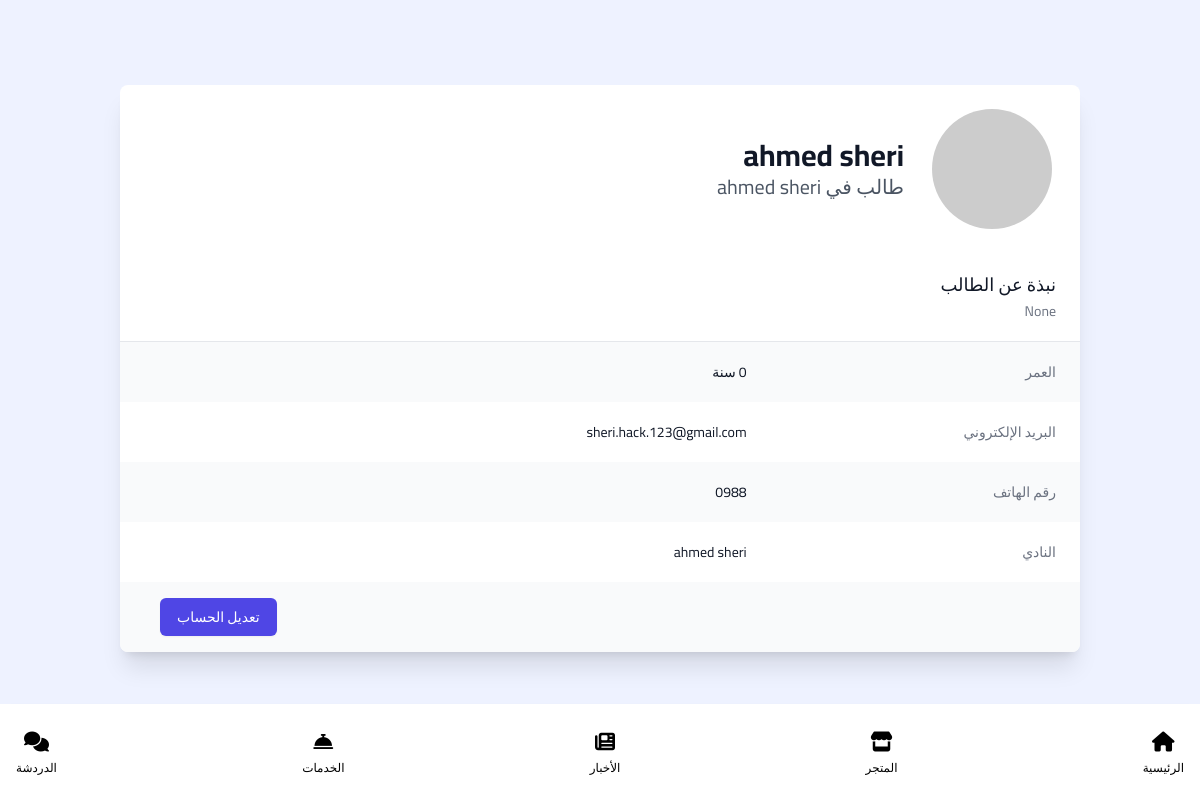
The app's page /Profile/7 (signed in), older data.
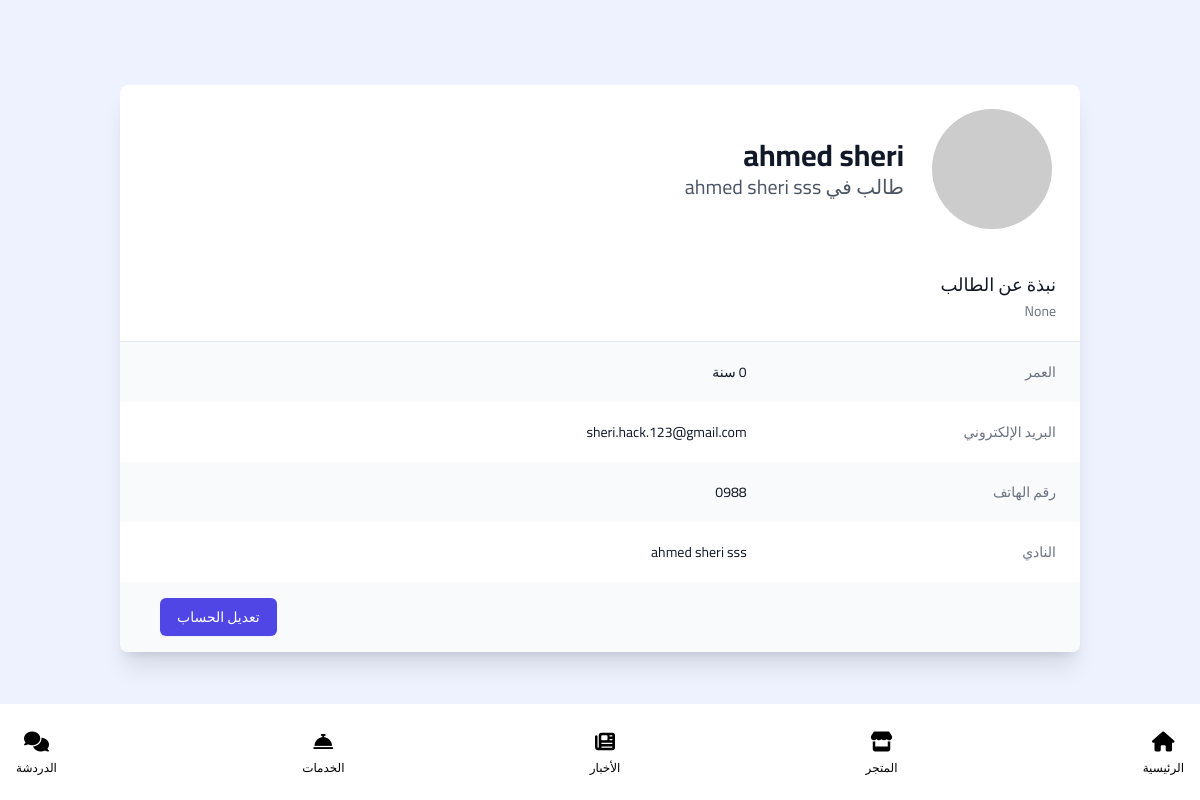
The same page, newer data.
### accounts/models.py (models this page shows, shortened)
class StudentProfile(models.Model):
    full_name = models.CharField(max_length=50)
    phone = models.CharField(max_length=50)
    birthday = models.DateField()
    has_subscription = models.BooleanField(default=False)
    subscription_start_date = models.DateTimeField(null=True, blank=True)
    subscription_end_date = models.DateTimeField(null=True, blank=True)
    about = models.TextField(null=True)
    club = models.ForeignKey('ClubsModel', on_delete=models.SET_NULL, null=True)
    creation_date = models.DateTimeField(auto_now_add=True)
    def age(self):
        age = int(((timezone.now().date()-self.birthday).days) / 365)
        return age

class ClubsModel(models.Model):
    name = models.CharField(max_length=250, null=True, verbose_name="اسم الاكادمية")
    club_profile_image_base64 = models.TextField(blank=True, null=True)
    desc = models.CharField(max_length=255, null=True, verbose_name="وصف قصير")
    about = models.TextField(max_length=255, null=True, verbose_name="نبذة")
    city = models.CharField(max_length=255, choices = citys, null=True, verbose_name="المدينة")
    district = models.CharField(max_length=250, null=True, verbose_name="الحي")
    street = models.CharField(max_length=250, null=True, verbose_name="الشارع")
    creation_date = models.DateTimeField(auto_now_add=True)

### pages/views.py (the view)
# urls.py: path('Profile/<int:id>', views.Profile, name='Profile'),
def Profile(request, id):
    is_club = request.GET.get('is_club')
    if is_club:
        return ViewClubProfile(request, id)
    else:
        user = User.objects.get(id=id)
        userprofile = user.userprofile
        if userprofile.account_type == '2':
            return ViewDirectorProfile(request, id)
        elif user.userprofile.account_type == '3':
            return ViewStudentProfile(request, id)
        elif user.userprofile.account_type == '4':
            return ViewCoachProfile(request, id)
        else:
            return redirect('index')

### messenger/templatetags/messenger_tags.py (called while the page is built)
@register.simple_tag
@stringfilter
def get_user_club(user_id):
    user = User.objects.get(id=user_id)
    club = getUserClub(user)
    return club

### messenger/views.py (called while the page is built)
def getUserClub(user):
    userprofile = user.userprofile
    if userprofile.account_type == '2':
        return userprofile.director_profile.club
    elif user.userprofile.account_type == '3':
        return userprofile.student_profile.club
    elif user.userprofile.account_type == '4':
        return userprofile.Coach_profile.club
    else:
        return None

### pages/views.py (called while the page is built)
def ViewStudentProfile(request, id):
    user = User.objects.get(id=id)
    userprofile = UserProfile.objects.get(user=user)
    student = userprofile.student_profile
    return render(request, 'accounts/profiles/Student/ViewStudentProfile.html', {'student':student, 'userprofile':userprofile})

### templates/accounts/profiles/Student/ViewStudentProfile.html
{% extends 'base_student.html' %} {% load static %} {% block content %}
<div class="bg-indigo-50 min-h-screen flex items-center">
  <div class="container mx-auto px-4 mb-16 sm:px-6 lg:px-8">
    <div class="bg-white shadow-xl rounded-lg overflow-hidden">
      <div class="px-4 py-5 sm:px-6">
        <div class="flex items-center">
          <div class="flex-shrink-0">
            <img
              class="h-32 w-32 rounded-full border-4 border-white"
              src="https://via.placeholder.com/128"
              alt="صورة الملف الشخصي للطالب"
            />
          </div>
          <div class="mr-6">
            <h1 class="text-3xl font-bold text-gray-900">{{ student.full_name }}</h1>
            <p class="text-xl text-gray-600">طالب في {{ student.club.name }}</p>
          </div>
        </div>
      </div>
      <div class="px-4 py-5 sm:px-6">
        <h3 class="text-lg leading-6 font-medium text-gray-900">
          نبذة عن الطالب
        </h3>
        <p class="mt-1 max-w-2xl text-sm text-gray-500">{{ student.about }}</p>
      </div>
      <div class="border-t border-gray-200">
        <dl>
          <div
            class="bg-gray-50 px-4 py-5 sm:grid sm:grid-cols-3 sm:gap-4 sm:px-6"
          >
            <dt class="text-sm font-medium text-gray-500">العمر</dt>
            <dd class="mt-1 text-sm text-gray-900 sm:mt-0 sm:col-span-2">
              {{ student.age }} سنة
            </dd>
          </div>
          <div
            class="bg-white px-4 py-5 sm:grid sm:grid-cols-3 sm:gap-4 sm:px-6"
          >
            <dt class="text-sm font-medium text-gray-500">البريد الإلكتروني</dt>
            <dd class="mt-1 text-sm text-gray-900 sm:mt-0 sm:col-span-2">
              {{ userprofile.user.email }}
            </dd>
          </div>
          <div
            class="bg-gray-50 px-4 py-5 sm:grid sm:grid-cols-3 sm:gap-4 sm:px-6"
          >
            <dt class="text-sm font-medium text-gray-500">رقم الهاتف</dt>
            <dd class="mt-1 text-sm text-gray-900 sm:mt-0 sm:col-span-2">
              {{ student.phone }}
            </dd>
          </div>
          <div
            class="bg-white px-4 py-5 sm:grid sm:grid-cols-3 sm:gap-4 sm:px-6"
          >
            <dt class="text-sm font-medium text-gray-500">النادي</dt>
            <dd class="mt-1 text-sm text-gray-900 sm:mt-0 sm:col-span-2">
              {{ student.club.name }}
            </dd>
          </div>
        </dl>
      </div>
      <div class="px-6 py-4 bg-gray-50 sm:px-10 flex justify-end">
        <a
          href="#"
          class="inline-flex justify-center py-2 px-4 border border-transparent shadow-sm text-sm font-medium rounded-md text-white bg-indigo-600 hover:bg-indigo-700 focus:outline-none focus:ring-2 focus:ring-offset-2 focus:ring-indigo-500 transition duration-150 ease-in-out"
        >
          تعديل الحساب
        </a>
      </div>
    </div>
  </div>
</div>
{% endblock %}

Row changes from the older to the newer data that the page shows:
changed through a linked row, StudentProfile "ahmed sheri": club.name "ahmed sheri" → "ahmed sheri sss"
